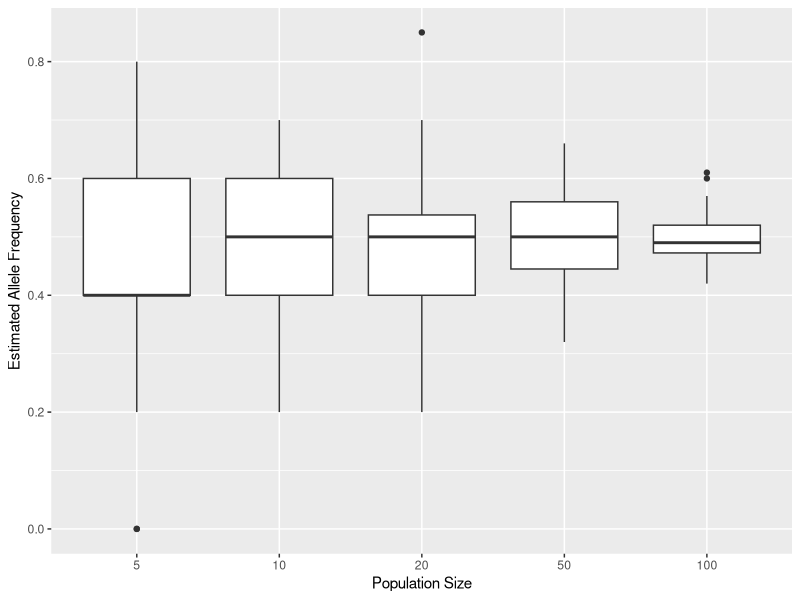
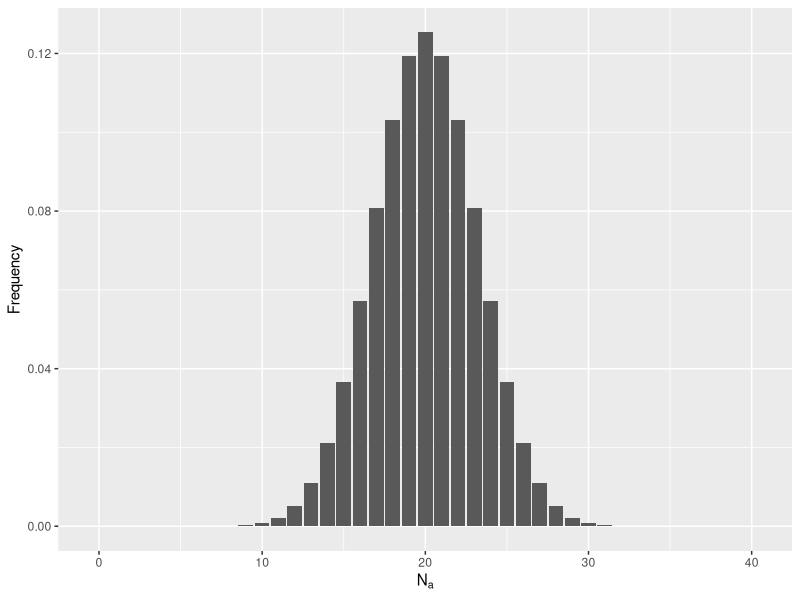
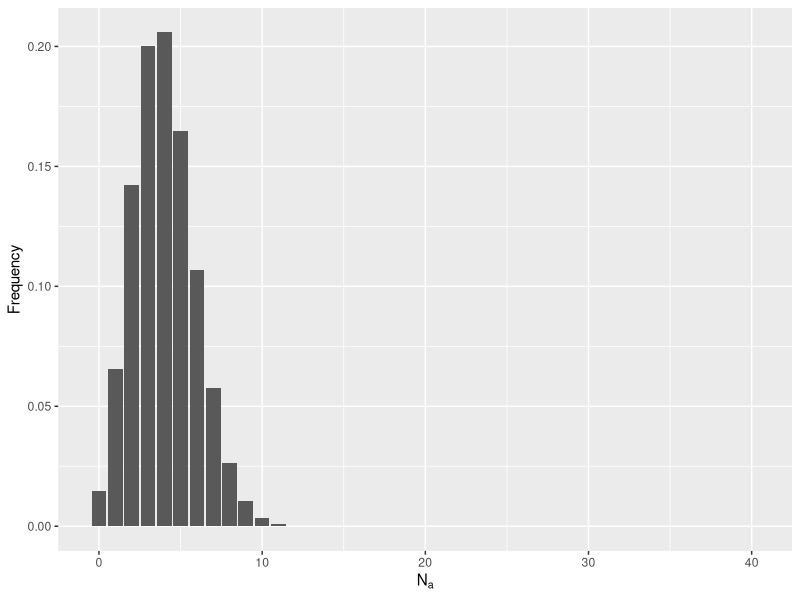
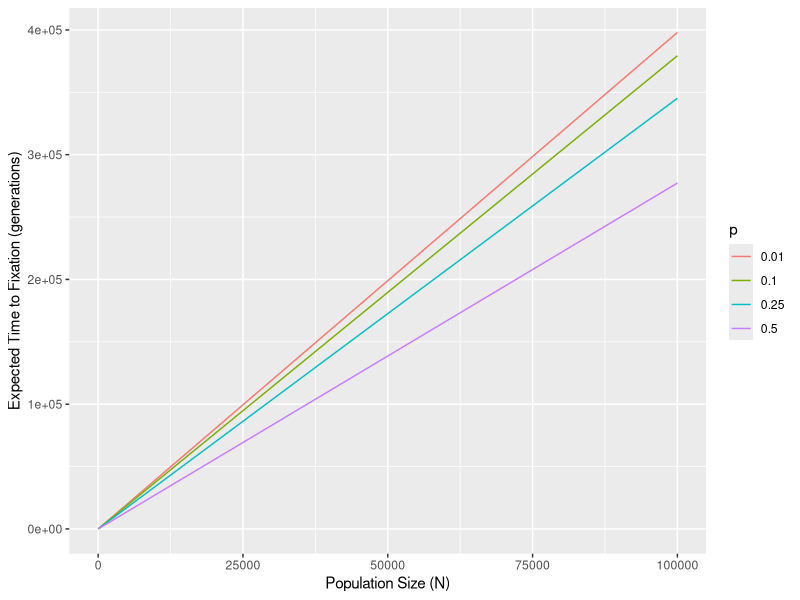
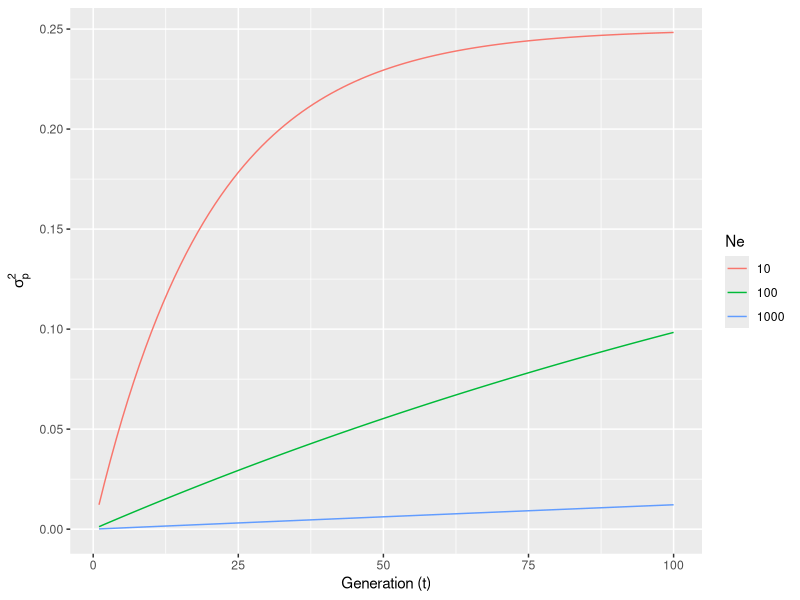
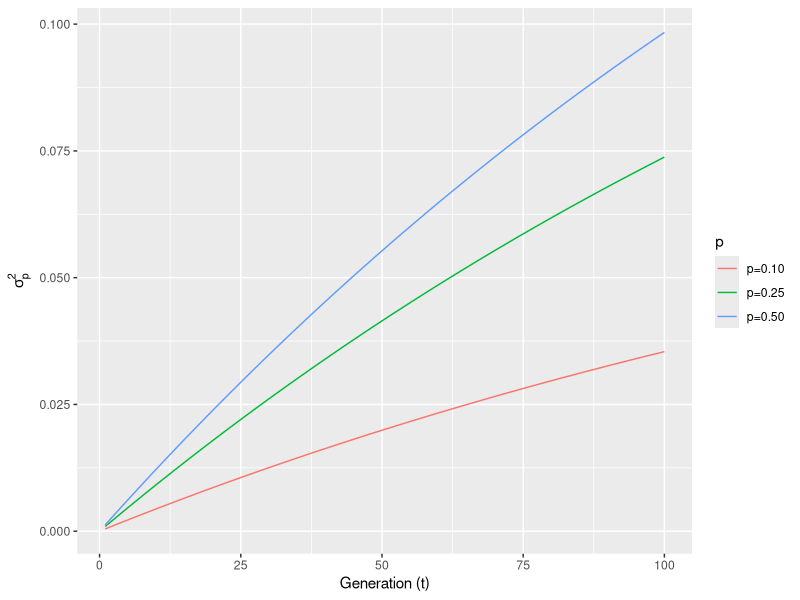

Source code (R) for these figures, in order:
## ---- chunk 1
Alleles <- c("A","B")
## ---- chunk 2
sample_size <- c(5,10,20,50,100)
## ---- chunk 3
df <- data.frame( N = rep( sample_size, each=50 ),FreqA = NA)
## ---- chunk 4
for( row in 1:nrow(df) ) {
  # make random selection from Alleles with replacement of a particular size
  a <- sample( Alleles, size=df$N[row],replace = T)
  # find the frequency
  f <- sum( a == "A" ) / length(a)
  # assign it back to the data.frame
  df$FreqA[row] <- f
}
## ---- chunk 5
summary(df)
## ---- chunk 6
library(ggplot2)
p <- ggplot(df, aes(x=factor(N), y=FreqA)) + geom_boxplot() 
p + xlab("Population Size") + ylab("Estimated Allele Frequency")
## ---- chunk 7
p <- 0.5
N <- 20
N.A <- 20
## ---- chunk 8
coef <- factorial(2*N)/ (factorial(N.A)*factorial(2*N - N.A))
coef
## ---- chunk 9
prob <- p^N.A * (1 - p)^(2*N-N.A)
prob
## ---- chunk 10
Prob.20.A <- coef*prob
Prob.20.A
## ---- chunk 11
N.A <- 0:(2*N)
Frequency <- factorial(2*N)/( factorial(N.A)*factorial(2*N-N.A)) * p^N.A * (1-p)^(2*N-N.A)
df <- data.frame(N.A,Frequency)
ggplot(df,aes(x=N.A,y=Frequency)) + geom_bar(stat="identity") + xlab(expression(N[a]))
## ---- chunk 12
df[1:10,]
## ---- chunk 13
p <- 0.1
Frequency <- factorial(2*N)/( factorial(N.A)*factorial(2*N-N.A)) * p^N.A * (1-p)^(2*N-N.A)
df <- data.frame(N.A,Frequency)
ggplot(df,aes(x=N.A,y=Frequency)) + geom_bar(stat="identity") + xlab(expression(N[a])) 
## ---- chunk 14
library(ggplot2)
df <- data.frame()
N <- 10^(1:5)
for( p in c(0.01, 0.1, 0.25, 0.5)){
  t <- (-4*N*(1-p)*log(1-p))/p
  df <- rbind( df, data.frame(p,N,t))
}
df$p <- factor( df$p )
ggplot( df, aes(N,t,color=p)) + geom_line() + xlab("Population Size (N)") + ylab("Expected Time to Fixation (generations)")
## ---- chunk 15
t <- 1:100
p <- q <- 0.5
ne <- function( t, Ne, p, q) { return( p*q*( 1 - exp( -t/(2*Ne)))) }
df <- data.frame( Generation=c(t,t,t),
                  sigma_p= c( ne(t,10,p,q), ne(t,100,p,q), ne(t,1000,p,q) ),
                  Ne=rep(c("10","100","1000"), each=100) ) 
ggplot( df, aes(x=Generation, y=sigma_p, color=Ne)) + geom_line() +
  xlab("Generation (t)") + ylab(expression(sigma[p]^2))
## ---- chunk 16
df <- data.frame( Generation=c(t,t,t),
                  sigma_p= c( ne(t,100,.1,.9), ne(t,100,.25,.75), ne(t,100,.5,.5) ),
                  p=rep(c("p=0.10","p=0.25","p=0.50"), each=100) ) 
ggplot( df, aes(x=Generation, y=sigma_p, color=p)) + geom_line() +
  xlab("Generation (t)") + ylab(expression(sigma[p]^2))
